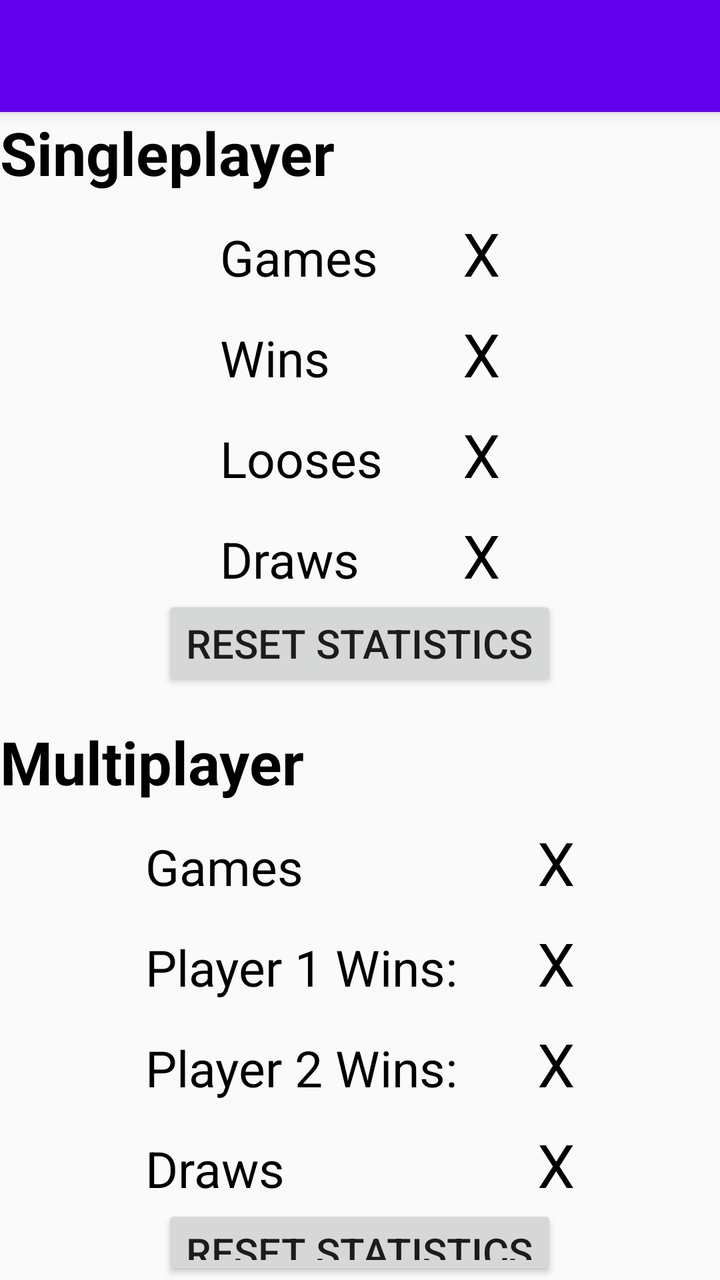
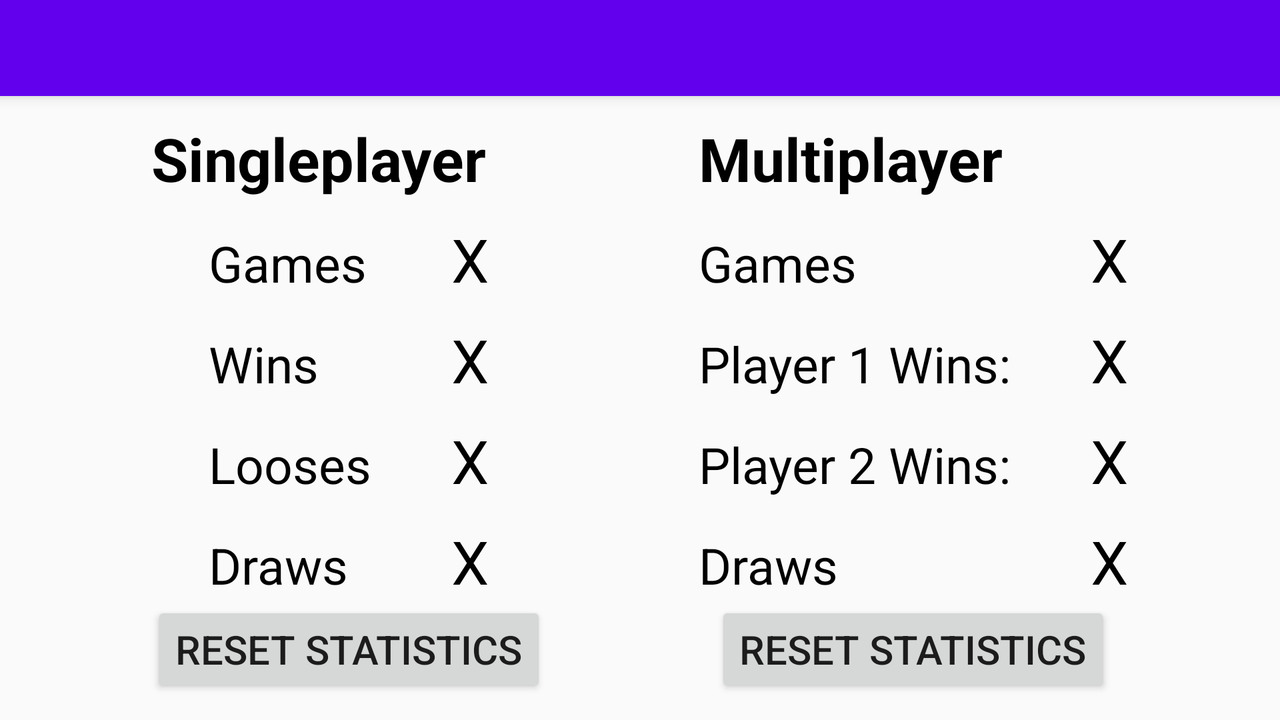

Two renders of one Android screen. The first uses the default layout on a phone; the second uses the alternative layout the repository ships for a different screen configuration, on a matching device. The two XML files are below.
<!-- AndroidManifest.xml: application theme AppTheme -->
<!-- res/layout/activity_stats.xml -->
<?xml version="1.0" encoding="utf-8"?>
<android.support.design.widget.CoordinatorLayout xmlns:android="http://schemas.android.com/apk/res/android"
    xmlns:app="http://schemas.android.com/apk/res-auto"
    xmlns:tools="http://schemas.android.com/tools"
    android:layout_width="match_parent"
    android:layout_height="match_parent"
    android:fitsSystemWindows="true"
    tools:context="com.haeki.ticTacToeGame.StatsActivity">

    <android.support.design.widget.AppBarLayout
        android:layout_width="match_parent"
        android:layout_height="wrap_content"
        android:theme="@style/AppTheme.AppBarOverlay">

        <android.support.v7.widget.Toolbar
            android:id="@+id/toolbar"
            android:layout_width="match_parent"
            android:layout_height="?attr/actionBarSize"
            android:background="?attr/colorPrimary"
            app:popupTheme="@style/AppTheme.PopupOverlay" />

    </android.support.design.widget.AppBarLayout>

    <LinearLayout
        android:layout_width="match_parent"
        android:layout_height="match_parent"
        android:layout_marginTop="?android:attr/actionBarSize"
        android:orientation="vertical">

        <TextView
            android:id="@+id/singlePlayerText"
            android:layout_width="match_parent"
            android:layout_height="wrap_content"
            android:textColor="@android:color/black"
            android:textSize="30sp"
            android:textStyle="normal|bold"
            android:text="@string/singleplayer" />

        <TableLayout
            android:layout_width="wrap_content"
            android:layout_height="wrap_content"
            android:layout_gravity="bottom|center_horizontal">

            <TableRow
                android:layout_width="match_parent"
                android:layout_height="match_parent"
                android:layout_marginTop="10dp">

                <TextView
                    android:id="@+id/spGamesText"
                    android:layout_width="wrap_content"
                    android:layout_height="wrap_content"
                    android:text="@string/gamesStat"
                    android:textColor="@android:color/black"
                    android:textSize="25sp" />

                <Space
                    android:layout_width="40dp"
                    android:layout_height="wrap_content" />

                <TextView
                    android:id="@+id/spGameCountValueText"
                    android:layout_width="wrap_content"
                    android:layout_height="wrap_content"
                    android:text="X"
                    android:textColor="@android:color/black"
                    android:textSize="30sp"
                    tools:ignore="HardcodedText" />

            </TableRow>

            <TableRow
                android:layout_width="match_parent"
                android:layout_height="match_parent"
                android:layout_marginTop="10dp">

                <TextView
                    android:id="@+id/spWinText"
                    android:layout_width="wrap_content"
                    android:layout_height="wrap_content"
                    android:text="@string/winStat"
                    android:textColor="@android:color/black"
                    android:textSize="25sp" />

                <Space
                    android:layout_width="wrap_content"
                    android:layout_height="wrap_content" />

                <TextView
                    android:id="@+id/spWinCountValueText"
                    android:layout_width="wrap_content"
                    android:layout_height="wrap_content"
                    android:text="X"
                    android:textColor="@android:color/black"
                    android:textSize="30sp"
                    tools:ignore="HardcodedText" />
            </TableRow>

            <TableRow
                android:layout_width="match_parent"
                android:layout_height="match_parent"
                android:layout_marginTop="10dp">

                <TextView
                    android:id="@+id/spLooseText"
                    android:layout_width="wrap_content"
                    android:layout_height="wrap_content"
                    android:text="@string/looseStat"
                    android:textColor="@android:color/black"
                    android:textSize="25sp" />

                <Space
                    android:layout_width="wrap_content"
                    android:layout_height="wrap_content" />

                <TextView
                    android:id="@+id/spLooseCountValueText"
                    android:layout_width="wrap_content"
                    android:layout_height="wrap_content"
                    android:text="X"
                    android:textColor="@android:color/black"
                    android:textSize="30sp"
                    tools:ignore="HardcodedText" />
            </TableRow>

            <TableRow
                android:layout_width="match_parent"
                android:layout_height="match_parent"
                android:layout_marginTop="10dp">

                <TextView
                    android:id="@+id/spDrawText"
                    android:layout_width="wrap_content"
                    android:layout_height="wrap_content"
                    android:text="@string/drawStat"
                    android:textColor="@android:color/black"
                    android:textSize="25sp" />

                <Space
                    android:layout_width="wrap_content"
                    android:layout_height="wrap_content" />

                <TextView
                    android:id="@+id/spDrawCountValueText"
                    android:layout_width="wrap_content"
                    android:layout_height="wrap_content"
                    android:text="X"
                    android:textColor="@android:color/black"
                    android:textSize="30sp"
                    tools:ignore="HardcodedText" />
            </TableRow>
        </TableLayout>

        <Button
            android:id="@+id/spResetButton"
            android:layout_width="wrap_content"
            android:layout_height="wrap_content"
            android:layout_gravity="center"
            android:onClick="resetStats"
            android:text="@string/resetStats"
            android:textSize="20sp"
            app:layout_anchorGravity="center_vertical|left" />

        <Space
            android:layout_width="match_parent"
            android:layout_height="15dp" />

        <TextView
            android:id="@+id/multiPlayerText"
            android:layout_width="match_parent"
            android:layout_height="wrap_content"
            android:text="@string/multiplayer"
            android:textColor="@android:color/black"
            android:textSize="30sp"
            android:textStyle="normal|bold" />

        <TableLayout
            android:layout_width="wrap_content"
            android:layout_height="wrap_content"
            android:layout_gravity="bottom|center_horizontal">

            <TableRow
                android:layout_width="match_parent"
                android:layout_height="match_parent"
                android:layout_marginTop="10dp">

                <TextView
                    android:id="@+id/mpGamesText"
                    android:layout_width="wrap_content"
                    android:layout_height="wrap_content"
                    android:text="@string/gamesStat"
                    android:textColor="@android:color/black"
                    android:textSize="25sp" />

                <Space
                    android:layout_width="40dp"
                    android:layout_height="wrap_content" />

                <TextView
                    android:id="@+id/mpGameCountValueText"
                    android:layout_width="wrap_content"
                    android:layout_height="wrap_content"
                    android:text="X"
                    android:textColor="@android:color/black"
                    android:textSize="30sp"
                    tools:ignore="HardcodedText" />

            </TableRow>

            <TableRow
                android:layout_width="match_parent"
                android:layout_height="match_parent"
                android:layout_marginTop="10dp">

                <TextView
                    android:id="@+id/mpWinText"
                    android:layout_width="wrap_content"
                    android:layout_height="wrap_content"
                    android:text="@string/winP1Stat"
                    android:textColor="@android:color/black"
                    android:textSize="25sp" />

                <Space
                    android:layout_width="wrap_content"
                    android:layout_height="wrap_content" />

                <TextView
                    android:id="@+id/mpWinCountValueText"
                    android:layout_width="wrap_content"
                    android:layout_height="wrap_content"
                    android:text="X"
                    android:textColor="@android:color/black"
                    android:textSize="30sp"
                    tools:ignore="HardcodedText" />
            </TableRow>

            <TableRow
                android:layout_width="match_parent"
                android:layout_height="match_parent"
                android:layout_marginTop="10dp">

                <TextView
                    android:id="@+id/mpLooseText"
                    android:layout_width="wrap_content"
                    android:layout_height="wrap_content"
                    android:text="@string/winP2Stat"
                    android:textColor="@android:color/black"
                    android:textSize="25sp" />

                <Space
                    android:layout_width="wrap_content"
                    android:layout_height="wrap_content" />

                <TextView
                    android:id="@+id/mpLooseCountValueText"
                    android:layout_width="wrap_content"
                    android:layout_height="wrap_content"
                    android:text="X"
                    android:textColor="@android:color/black"
                    android:textSize="30sp"
                    tools:ignore="HardcodedText" />
            </TableRow>

            <TableRow
                android:layout_width="match_parent"
                android:layout_height="match_parent"
                android:layout_marginTop="10dp">

                <TextView
                    android:id="@+id/mpDrawText"
                    android:layout_width="wrap_content"
                    android:layout_height="wrap_content"
                    android:text="@string/drawStat"
                    android:textColor="@android:color/black"
                    android:textSize="25sp" />

                <Space
                    android:layout_width="wrap_content"
                    android:layout_height="wrap_content" />

                <TextView
                    android:id="@+id/mpDrawCountValueText"
                    android:layout_width="wrap_content"
                    android:layout_height="wrap_content"
                    android:text="X"
                    android:textColor="@android:color/black"
                    android:textSize="30sp"
                    tools:ignore="HardcodedText" />
            </TableRow>

        </TableLayout>

        <Button
            android:id="@+id/mpResetButton"
            android:layout_width="wrap_content"
            android:layout_height="wrap_content"
            android:layout_gravity="center"
            android:onClick="resetStats"
            android:text="@string/resetStats"
            android:textSize="20sp"
            app:layout_anchorGravity="center_vertical|left" />

    </LinearLayout>

</android.support.design.widget.CoordinatorLayout>
<!-- resources referenced by this layout -->
<resources>
  <string name="drawStat">Draws</string>
  <string name="gamesStat">Games</string>
  <string name="looseStat">Looses</string>
  <string name="multiplayer">Multiplayer</string>
  <string name="resetStats">Reset Statistics</string>
  <string name="singleplayer">Singleplayer </string>
  <string name="winP1Stat">Player 1 Wins:</string>
  <string name="winP2Stat">Player 2 Wins:</string>
  <string name="winStat">Wins</string>
  <style name="AppTheme.AppBarOverlay" parent="ThemeOverlay.AppCompat.Dark.ActionBar" />
  <style name="AppTheme.PopupOverlay" parent="ThemeOverlay.AppCompat.Light" />
  <style name="AppTheme" parent="Theme.AppCompat.Light.DarkActionBar">
          
          <item name="colorPrimary">@color/colorPrimary</item>
          <item name="colorPrimaryDark">@color/colorPrimaryDark</item>
          <item name="colorAccent">@color/colorAccent</item>
      </style>
</resources>
<!-- res/layout-land/activity_stats.xml (the repository's variant of the layout above) -->
<!-- drawn on the phone turned sideways -->
<?xml version="1.0" encoding="utf-8"?>
<android.support.design.widget.CoordinatorLayout xmlns:android="http://schemas.android.com/apk/res/android"
    xmlns:app="http://schemas.android.com/apk/res-auto"
    xmlns:tools="http://schemas.android.com/tools"
    android:layout_width="match_parent"
    android:layout_height="match_parent"
    android:fitsSystemWindows="true"
    tools:context="com.haeki.ticTacToeGame.StatsActivity">

    <LinearLayout
        android:layout_width="match_parent"
        android:layout_height="match_parent"
        android:orientation="horizontal"
        android:layout_marginTop="?attr/actionBarSize">

        <Space
            android:layout_width="wrap_content"
            android:layout_height="wrap_content"
            android:layout_weight="1" />

        <LinearLayout
            android:layout_width="wrap_content"
            android:layout_height="match_parent"
            android:orientation="vertical"
            android:gravity="center">

            <TextView
                android:id="@+id/singlePlayerText"
                android:layout_width="match_parent"
                android:layout_height="wrap_content"
                android:text="@string/singleplayer"
                android:textColor="@android:color/black"
                android:textSize="30sp"
                android:textStyle="normal|bold" />

            <TableLayout
                android:layout_width="wrap_content"
                android:layout_height="wrap_content"
                android:layout_gravity="bottom|center_horizontal">

                <TableRow
                    android:layout_width="match_parent"
                    android:layout_height="match_parent"
                    android:layout_marginTop="10dp">

                    <TextView
                        android:id="@+id/spGamesText"
                        android:layout_width="wrap_content"
                        android:layout_height="wrap_content"
                        android:text="@string/gamesStat"
                        android:textColor="@android:color/black"
                        android:textSize="25sp" />

                    <Space
                        android:layout_width="40dp"
                        android:layout_height="wrap_content" />

                    <TextView
                        android:id="@+id/spGameCountValueText"
                        android:layout_width="wrap_content"
                        android:layout_height="wrap_content"
                        android:text="X"
                        android:textColor="@android:color/black"
                        android:textSize="30sp"
                        tools:ignore="HardcodedText" />

                </TableRow>

                <TableRow
                    android:layout_width="match_parent"
                    android:layout_height="match_parent"
                    android:layout_marginTop="10dp">

                    <TextView
                        android:id="@+id/spWinText"
                        android:layout_width="wrap_content"
                        android:layout_height="wrap_content"
                        android:text="@string/winStat"
                        android:textColor="@android:color/black"
                        android:textSize="25sp" />

                    <Space
                        android:layout_width="wrap_content"
                        android:layout_height="wrap_content" />

                    <TextView
                        android:id="@+id/spWinCountValueText"
                        android:layout_width="wrap_content"
                        android:layout_height="wrap_content"
                        android:text="X"
                        android:textColor="@android:color/black"
                        android:textSize="30sp"
                        tools:ignore="HardcodedText" />
                </TableRow>

                <TableRow
                    android:layout_width="match_parent"
                    android:layout_height="match_parent"
                    android:layout_marginTop="10dp">

                    <TextView
                        android:id="@+id/spLooseText"
                        android:layout_width="wrap_content"
                        android:layout_height="wrap_content"
                        android:text="@string/looseStat"
                        android:textColor="@android:color/black"
                        android:textSize="25sp" />

                    <Space
                        android:layout_width="wrap_content"
                        android:layout_height="wrap_content" />

                    <TextView
                        android:id="@+id/spLooseCountValueText"
                        android:layout_width="wrap_content"
                        android:layout_height="wrap_content"
                        android:text="X"
                        android:textColor="@android:color/black"
                        android:textSize="30sp"
                        tools:ignore="HardcodedText" />
                </TableRow>

                <TableRow
                    android:layout_width="match_parent"
                    android:layout_height="match_parent"
                    android:layout_marginTop="10dp">

                    <TextView
                        android:id="@+id/spDrawText"
                        android:layout_width="wrap_content"
                        android:layout_height="wrap_content"
                        android:text="@string/drawStat"
                        android:textColor="@android:color/black"
                        android:textSize="25sp" />

                    <Space
                        android:layout_width="wrap_content"
                        android:layout_height="wrap_content" />

                    <TextView
                        android:id="@+id/spDrawCountValueText"
                        android:layout_width="wrap_content"
                        android:layout_height="wrap_content"
                        android:text="X"
                        android:textColor="@android:color/black"
                        android:textSize="30sp"
                        tools:ignore="HardcodedText" />
                </TableRow>
            </TableLayout>

            <Button
                android:id="@+id/spResetButton"
                android:layout_width="wrap_content"
                android:layout_height="wrap_content"
                android:layout_gravity="center"
                android:onClick="resetStats"
                android:text="@string/resetStats"
                android:textSize="20sp"
                app:layout_anchorGravity="center_vertical|left" />

        </LinearLayout>

        <Space
            android:layout_width="wrap_content"
            android:layout_height="wrap_content"
            android:layout_weight="1" />

        <LinearLayout
            android:layout_width="wrap_content"
            android:layout_height="match_parent"
            android:orientation="vertical"
            android:gravity="center">

            <TextView
                android:id="@+id/multiPlayerText"
                android:layout_width="match_parent"
                android:layout_height="wrap_content"
                android:text="@string/multiplayer"
                android:textColor="@android:color/black"
                android:textSize="30sp"
                android:textStyle="normal|bold" />

            <TableLayout
                android:layout_width="wrap_content"
                android:layout_height="wrap_content"
                android:layout_gravity="bottom|center_horizontal">

                <TableRow
                    android:layout_width="match_parent"
                    android:layout_height="match_parent"
                    android:layout_marginTop="10dp">

                    <TextView
                        android:id="@+id/mpGamesText"
                        android:layout_width="wrap_content"
                        android:layout_height="wrap_content"
                        android:text="@string/gamesStat"
                        android:textColor="@android:color/black"
                        android:textSize="25sp" />

                    <Space
                        android:layout_width="40dp"
                        android:layout_height="wrap_content" />

                    <TextView
                        android:id="@+id/mpGameCountValueText"
                        android:layout_width="wrap_content"
                        android:layout_height="wrap_content"
                        android:text="X"
                        android:textColor="@android:color/black"
                        android:textSize="30sp"
                        tools:ignore="HardcodedText" />

                </TableRow>

                <TableRow
                    android:layout_width="match_parent"
                    android:layout_height="match_parent"
                    android:layout_marginTop="10dp">

                    <TextView
                        android:id="@+id/mpWinText"
                        android:layout_width="wrap_content"
                        android:layout_height="wrap_content"
                        android:text="@string/winP1Stat"
                        android:textColor="@android:color/black"
                        android:textSize="25sp" />

                    <Space
                        android:layout_width="wrap_content"
                        android:layout_height="wrap_content" />

                    <TextView
                        android:id="@+id/mpWinCountValueText"
                        android:layout_width="wrap_content"
                        android:layout_height="wrap_content"
                        android:text="X"
                        android:textColor="@android:color/black"
                        android:textSize="30sp"
                        tools:ignore="HardcodedText" />
                </TableRow>

                <TableRow
                    android:layout_width="match_parent"
                    android:layout_height="match_parent"
                    android:layout_marginTop="10dp">

                    <TextView
                        android:id="@+id/mpLooseText"
                        android:layout_width="wrap_content"
                        android:layout_height="wrap_content"
                        android:text="@string/winP2Stat"
                        android:textColor="@android:color/black"
                        android:textSize="25sp" />

                    <Space
                        android:layout_width="wrap_content"
                        android:layout_height="wrap_content" />

                    <TextView
                        android:id="@+id/mpLooseCountValueText"
                        android:layout_width="wrap_content"
                        android:layout_height="wrap_content"
                        android:text="X"
                        android:textColor="@android:color/black"
                        android:textSize="30sp"
                        tools:ignore="HardcodedText" />
                </TableRow>

                <TableRow
                    android:layout_width="match_parent"
                    android:layout_height="match_parent"
                    android:layout_marginTop="10dp">

                    <TextView
                        android:id="@+id/mpDrawText"
                        android:layout_width="wrap_content"
                        android:layout_height="wrap_content"
                        android:text="@string/drawStat"
                        android:textColor="@android:color/black"
                        android:textSize="25sp" />

                    <Space
                        android:layout_width="wrap_content"
                        android:layout_height="wrap_content" />

                    <TextView
                        android:id="@+id/mpDrawCountValueText"
                        android:layout_width="wrap_content"
                        android:layout_height="wrap_content"
                        android:text="X"
                        android:textColor="@android:color/black"
                        android:textSize="30sp"
                        tools:ignore="HardcodedText" />
                </TableRow>

            </TableLayout>

            <Button
                android:id="@+id/mpResetButton"
                android:layout_width="wrap_content"
                android:layout_height="wrap_content"
                android:layout_gravity="center"
                android:onClick="resetStats"
                android:text="@string/resetStats"
                android:textSize="20sp"
                app:layout_anchorGravity="center_vertical|left" />

        </LinearLayout>

        <Space
            android:layout_width="wrap_content"
            android:layout_height="wrap_content"
            android:layout_weight="1" />

    </LinearLayout>

    <android.support.design.widget.AppBarLayout
        android:layout_width="match_parent"
        android:layout_height="wrap_content"
        android:theme="@style/AppTheme.AppBarOverlay">

        <android.support.v7.widget.Toolbar
            android:id="@+id/toolbar"
            android:layout_width="match_parent"
            android:layout_height="wrap_content"
            android:background="?attr/colorPrimary"
            app:popupTheme="@style/AppTheme.PopupOverlay" />

    </android.support.design.widget.AppBarLayout>

</android.support.design.widget.CoordinatorLayout>
